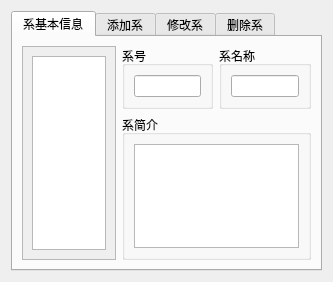
<?xml version="1.0" encoding="UTF-8"?>
<ui version="4.0">
 <class>SdeptUI</class>
 <widget class="QWidget" name="SdeptUI">
  <property name="geometry">
   <rect>
    <x>0</x>
    <y>0</y>
    <width>333</width>
    <height>269</height>
   </rect>
  </property>
  <property name="windowTitle">
   <string>Form</string>
  </property>
  <layout class="QVBoxLayout" name="verticalLayout">
   <item>
    <widget class="QTabWidget" name="tabWidget">
     <property name="currentIndex">
      <number>0</number>
     </property>
     <widget class="QWidget" name="tab">
      <attribute name="title">
       <string>系基本信息</string>
      </attribute>
      <layout class="QHBoxLayout" name="horizontalLayout_2" stretch="1,2">
       <item>
        <widget class="QScrollArea" name="scrollArea">
         <property name="sizePolicy">
          <sizepolicy hsizetype="Preferred" vsizetype="Expanding">
           <horstretch>0</horstretch>
           <verstretch>0</verstretch>
          </sizepolicy>
         </property>
         <property name="widgetResizable">
          <bool>true</bool>
         </property>
         <widget class="QWidget" name="scrollAreaWidgetContents">
          <property name="geometry">
           <rect>
            <x>0</x>
            <y>0</y>
            <width>98</width>
            <height>222</height>
           </rect>
          </property>
          <layout class="QVBoxLayout" name="verticalLayout_6">
           <item>
            <widget class="QListWidget" name="listWidget">
             <property name="sizePolicy">
              <sizepolicy hsizetype="Preferred" vsizetype="Expanding">
               <horstretch>0</horstretch>
               <verstretch>0</verstretch>
              </sizepolicy>
             </property>
            </widget>
           </item>
          </layout>
         </widget>
        </widget>
       </item>
       <item>
        <layout class="QVBoxLayout" name="verticalLayout_5">
         <item>
          <layout class="QHBoxLayout" name="horizontalLayout">
           <item>
            <widget class="QGroupBox" name="groupBox_2">
             <property name="title">
              <string>系号</string>
             </property>
             <layout class="QVBoxLayout" name="verticalLayout_3">
              <item>
               <widget class="QLineEdit" name="t1_no_lineEdit">
                <property name="readOnly">
                 <bool>true</bool>
                </property>
               </widget>
              </item>
             </layout>
            </widget>
           </item>
           <item>
            <widget class="QGroupBox" name="groupBox_3">
             <property name="title">
              <string>系名称</string>
             </property>
             <layout class="QVBoxLayout" name="verticalLayout_4">
              <item>
               <widget class="QLineEdit" name="t1_name_lineEdit">
                <property name="readOnly">
                 <bool>true</bool>
                </property>
               </widget>
              </item>
             </layout>
            </widget>
           </item>
          </layout>
         </item>
         <item>
          <widget class="QGroupBox" name="groupBox">
           <property name="title">
            <string>系简介</string>
           </property>
           <layout class="QVBoxLayout" name="verticalLayout_2">
            <item>
             <widget class="QTextBrowser" name="t1_introduction_textBrowser"/>
            </item>
           </layout>
          </widget>
         </item>
        </layout>
       </item>
      </layout>
     </widget>
     <widget class="QWidget" name="tab_2">
      <attribute name="title">
       <string>添加系</string>
      </attribute>
      <layout class="QVBoxLayout" name="verticalLayout_10">
       <item>
        <layout class="QHBoxLayout" name="horizontalLayout_3">
         <item>
          <widget class="QGroupBox" name="groupBox_4">
           <property name="title">
            <string>系号</string>
           </property>
           <layout class="QVBoxLayout" name="verticalLayout_8">
            <item>
             <widget class="QLineEdit" name="t2_no_lineEdit">
              <property name="readOnly">
               <bool>false</bool>
              </property>
             </widget>
            </item>
           </layout>
          </widget>
         </item>
         <item>
          <widget class="QGroupBox" name="groupBox_5">
           <property name="title">
            <string>系名称</string>
           </property>
           <layout class="QVBoxLayout" name="verticalLayout_9">
            <item>
             <widget class="QLineEdit" name="t2_name_lineEdit">
              <property name="readOnly">
               <bool>false</bool>
              </property>
             </widget>
            </item>
           </layout>
          </widget>
         </item>
        </layout>
       </item>
       <item>
        <widget class="QGroupBox" name="groupBox_6">
         <property name="title">
          <string>系简介</string>
         </property>
         <layout class="QVBoxLayout" name="verticalLayout_7">
          <item>
           <widget class="QTextEdit" name="t2_introduction_textEdit"/>
          </item>
         </layout>
        </widget>
       </item>
       <item>
        <widget class="QPushButton" name="t2_add_pushButton">
         <property name="text">
          <string>添加系</string>
         </property>
        </widget>
       </item>
      </layout>
     </widget>
     <widget class="QWidget" name="tab_3">
      <attribute name="title">
       <string>修改系</string>
      </attribute>
      <layout class="QVBoxLayout" name="verticalLayout_13">
       <item>
        <layout class="QHBoxLayout" name="horizontalLayout_4">
         <item>
          <widget class="QGroupBox" name="groupBox_9">
           <property name="title">
            <string>系号</string>
           </property>
           <layout class="QHBoxLayout" name="horizontalLayout_5">
            <item>
             <widget class="QComboBox" name="t3_no_comboBox">
              <property name="sizePolicy">
               <sizepolicy hsizetype="Expanding" vsizetype="Fixed">
                <horstretch>0</horstretch>
                <verstretch>0</verstretch>
               </sizepolicy>
              </property>
              <property name="editable">
               <bool>true</bool>
              </property>
             </widget>
            </item>
           </layout>
          </widget>
         </item>
         <item>
          <widget class="QGroupBox" name="groupBox_8">
           <property name="title">
            <string>系名称</string>
           </property>
           <layout class="QVBoxLayout" name="verticalLayout_12">
            <item>
             <widget class="QLineEdit" name="t3_name_lineEdit">
              <property name="readOnly">
               <bool>false</bool>
              </property>
             </widget>
            </item>
           </layout>
          </widget>
         </item>
        </layout>
       </item>
       <item>
        <widget class="QGroupBox" name="groupBox_7">
         <property name="title">
          <string>系简介</string>
         </property>
         <layout class="QVBoxLayout" name="verticalLayout_11">
          <item>
           <widget class="QTextEdit" name="t3_introduction_textEdit"/>
          </item>
         </layout>
        </widget>
       </item>
       <item>
        <widget class="QPushButton" name="t3_m_pushButton">
         <property name="text">
          <string>修改系</string>
         </property>
        </widget>
       </item>
      </layout>
     </widget>
     <widget class="QWidget" name="tab_4">
      <attribute name="title">
       <string>删除系</string>
      </attribute>
      <layout class="QVBoxLayout" name="verticalLayout_15">
       <item>
        <widget class="QGroupBox" name="groupBox_10">
         <property name="title">
          <string>选择系别</string>
         </property>
         <layout class="QVBoxLayout" name="verticalLayout_14">
          <item>
           <widget class="QScrollArea" name="t4_scrollArea">
            <property name="widgetResizable">
             <bool>true</bool>
            </property>
            <widget class="QWidget" name="t4_scrollAreaWidgetContents">
             <property name="geometry">
              <rect>
               <x>0</x>
               <y>0</y>
               <width>285</width>
               <height>172</height>
              </rect>
             </property>
            </widget>
           </widget>
          </item>
         </layout>
        </widget>
       </item>
       <item>
        <widget class="QPushButton" name="pushButton">
         <property name="text">
          <string>删除选定系</string>
         </property>
        </widget>
       </item>
      </layout>
     </widget>
    </widget>
   </item>
  </layout>
 </widget>
 <resources/>
 <connections/>
</ui>
